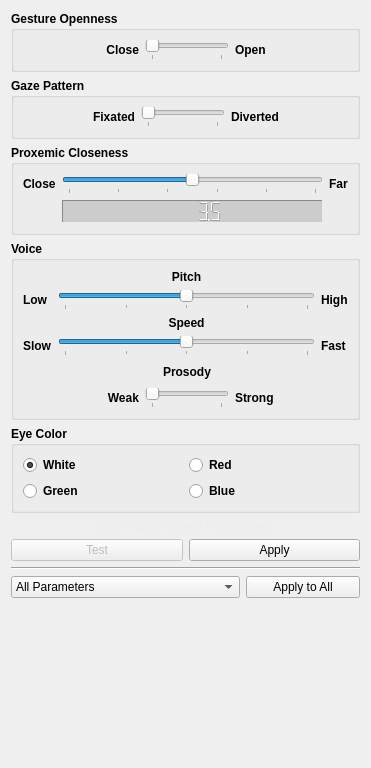
       <widget class="QWidget" name="scrollAreaWidgetContents">
        <property name="geometry">
         <rect>
          <x>0</x>
          <y>0</y>
          <width>371</width>
          <height>768</height>
         </rect>
        </property>
        <layout class="QGridLayout" name="gridLayout_17">
         <item row="0" column="0">
          <layout class="QGridLayout" name="gridLayout_36">
           <item row="3" column="0">
            <widget class="QGroupBox" name="groupBox_6">
             <property name="font">
              <font>
               <weight>75</weight>
               <bold>true</bold>
              </font>
             </property>
             <property name="title">
              <string>Voice</string>
             </property>
             <layout class="QGridLayout" name="gridLayout_24">
              <item row="0" column="0">
               <layout class="QGridLayout" name="gridLayout_23">
                <item row="3" column="4">
                 <widget class="QLabel" name="label_19">
                  <property name="text">
                   <string>Fast</string>
                  </property>
                 </widget>
                </item>
                <item row="5" column="2">
                 <widget class="QSlider" name="voiceProsodySlider">
                  <property name="sizePolicy">
                   <sizepolicy hsizetype="Expanding" vsizetype="Fixed">
                    <horstretch>0</horstretch>
                    <verstretch>0</verstretch>
                   </sizepolicy>
                  </property>
                  <property name="minimum">
                   <number>0</number>
                  </property>
                  <property name="maximum">
                   <number>1</number>
                  </property>
                  <property name="singleStep">
                   <number>1</number>
                  </property>
                  <property name="pageStep">
                   <number>1</number>
                  </property>
                  <property name="value">
                   <number>0</number>
                  </property>
                  <property name="orientation">
                   <enum>Qt::Horizontal</enum>
                  </property>
                  <property name="tickPosition">
                   <enum>QSlider::TicksBelow</enum>
                  </property>
                  <property name="tickInterval">
                   <number>1</number>
                  </property>
                 </widget>
                </item>
                <item row="3" column="0">
                 <widget class="QLabel" name="label_18">
                  <property name="text">
                   <string>Slow</string>
                  </property>
                 </widget>
                </item>
                <item row="1" column="4">
                 <widget class="QLabel" name="label_6">
                  <property name="text">
                   <string>High</string>
                  </property>
                 </widget>
                </item>
                <item row="1" column="0">
                 <widget class="QLabel" name="label_14">
                  <property name="text">
                   <string>Low</string>
                  </property>
                 </widget>
                </item>
                <item row="3" column="1" colspan="3">
                 <widget class="QSlider" name="voiceSpeedSlider">
                  <property name="minimum">
                   <number>-4</number>
                  </property>
                  <property name="maximum">
                   <number>4</number>
                  </property>
                  <property name="pageStep">
                   <number>1</number>
                  </property>
                  <property name="orientation">
                   <enum>Qt::Horizontal</enum>
                  </property>
                  <property name="tickPosition">
                   <enum>QSlider::TicksBelow</enum>
                  </property>
                  <property name="tickInterval">
                   <number>2</number>
                  </property>
                 </widget>
                </item>
                <item row="2" column="1" colspan="3">
                 <widget class="QLabel" name="voiceSpeedLabel">
                  <property name="sizePolicy">
                   <sizepolicy hsizetype="Preferred" vsizetype="Preferred">
                    <horstretch>0</horstretch>
                    <verstretch>0</verstretch>
                   </sizepolicy>
                  </property>
                  <property name="text">
                   <string>Speed</string>
                  </property>
                  <property name="alignment">
                   <set>Qt::AlignCenter</set>
                  </property>
                 </widget>
                </item>
                <item row="1" column="1" colspan="3">
                 <widget class="QSlider" name="voicePitchSlider">
                  <property name="sizePolicy">
                   <sizepolicy hsizetype="Expanding" vsizetype="Fixed">
                    <horstretch>0</horstretch>
                    <verstretch>0</verstretch>
                   </sizepolicy>
                  </property>
                  <property name="minimum">
                   <number>-4</number>
                  </property>
                  <property name="maximum">
                   <number>4</number>
                  </property>
                  <property name="singleStep">
                   <number>1</number>
                  </property>
                  <property name="pageStep">
                   <number>1</number>
                  </property>
                  <property name="value">
                   <number>0</number>
                  </property>
                  <property name="orientation">
                   <enum>Qt::Horizontal</enum>
                  </property>
                  <property name="tickPosition">
                   <enum>QSlider::TicksBelow</enum>
                  </property>
                  <property name="tickInterval">
                   <number>2</number>
                  </property>
                 </widget>
                </item>
                <item row="0" column="1" colspan="3">
                 <widget class="QLabel" name="voicePitchLabel">
                  <property name="sizePolicy">
                   <sizepolicy hsizetype="Preferred" vsizetype="Preferred">
                    <horstretch>0</horstretch>
                    <verstretch>0</verstretch>
                   </sizepolicy>
                  </property>
                  <property name="text">
                   <string>Pitch</string>
                  </property>
                  <property name="alignment">
                   <set>Qt::AlignCenter</set>
                  </property>
                 </widget>
                </item>
                <item row="4" column="2">
                 <widget class="QLabel" name="label_15">
                  <property name="text">
                   <string>Prosody</string>
                  </property>
                  <property name="alignment">
                   <set>Qt::AlignCenter</set>
                  </property>
                 </widget>
                </item>
                <item row="4" column="1">
                 <spacer name="horizontalSpacer_2">
                  <property name="orientation">
                   <enum>Qt::Horizontal</enum>
                  </property>
                  <property name="sizeHint" stdset="0">
                   <size>
                    <width>40</width>
                    <height>20</height>
                   </size>
                  </property>
                 </spacer>
                </item>
                <item row="4" column="3">
                 <spacer name="horizontalSpacer_3">
                  <property name="orientation">
                   <enum>Qt::Horizontal</enum>
                  </property>
                  <property name="sizeHint" stdset="0">
                   <size>
                    <width>40</width>
                    <height>20</height>
                   </size>
                  </property>
                 </spacer>
                </item>
                <item row="5" column="0" colspan="2">
                 <widget class="QLabel" name="label_16">
                  <property name="layoutDirection">
                   <enum>Qt::LeftToRight</enum>
                  </property>
                  <property name="text">
                   <string>Weak</string>
                  </property>
                  <property name="alignment">
                   <set>Qt::AlignRight|Qt::AlignTrailing|Qt::AlignVCenter</set>
                  </property>
                 </widget>
                </item>
                <item row="5" column="3" colspan="2">
                 <widget class="QLabel" name="label_17">
                  <property name="text">
                   <string>Strong</string>
                  </property>
                 </widget>
                </item>
               </layout>
              </item>
             </layout>
            </widget>
           </item>
           <item row="7" column="0">
            <layout class="QGridLayout" name="gridLayout">
             <item row="0" column="0" colspan="2">
              <widget class="QComboBox" name="behavioralParametersApplyComboBox">
               <item>
                <property name="text">
                 <string>All Parameters</string>
                </property>
               </item>
               <item>
                <property name="text">
                 <string>Gesture Openness</string>
                </property>
               </item>
               <item>
                <property name="text">
                 <string>Gaze Pattern</string>
                </property>
               </item>
               <item>
                <property name="text">
                 <string>Proxemic Closeness</string>
                </property>
               </item>
               <item>
                <property name="text">
                 <string>Voice</string>
                </property>
               </item>
               <item>
                <property name="text">
                 <string>Eye Color</string>
                </property>
               </item>
              </widget>
             </item>
             <item row="0" column="2">
              <widget class="QPushButton" name="behavioralParametersApplyToAllButton">
               <property name="text">
                <string>Apply to All</string>
               </property>
              </widget>
             </item>
            </layout>
           </item>
           <item row="8" column="0">
            <spacer name="verticalSpacer_8">
             <property name="orientation">
              <enum>Qt::Vertical</enum>
             </property>
             <property name="sizeHint" stdset="0">
              <size>
               <width>20</width>
               <height>40</height>
              </size>
             </property>
            </spacer>
           </item>
           <item row="4" column="0">
            <widget class="QGroupBox" name="groupBox">
             <property name="font">
              <font>
               <weight>75</weight>
               <bold>true</bold>
              </font>
             </property>
             <property name="title">
              <string>Eye Color</string>
             </property>
             <layout class="QGridLayout" name="gridLayout_6">
              <item row="0" column="0">
               <layout class="QGridLayout" name="gridLayout_4">
                <item row="1" column="0">
                 <widget class="QRadioButton" name="greenEyeColorRadioButton">
                  <property name="text">
                   <string>Green</string>
                  </property>
                  <attribute name="buttonGroup">
                   <string notr="true">buttonGroup</string>
                  </attribute>
                 </widget>
                </item>
                <item row="1" column="1">
                 <widget class="QRadioButton" name="blueEyeColorRadioButton">
                  <property name="text">
                   <string>Blue</string>
                  </property>
                  <attribute name="buttonGroup">
                   <string notr="true">buttonGroup</string>
                  </attribute>
                 </widget>
                </item>
                <item row="0" column="1">
                 <widget class="QRadioButton" name="redEyeColorRadioButton">
                  <property name="text">
                   <string>Red</string>
                  </property>
                  <attribute name="buttonGroup">
                   <string notr="true">buttonGroup</string>
                  </attribute>
                 </widget>
                </item>
                <item row="0" column="0">
                 <widget class="QRadioButton" name="whiteEyeColorRadioButton">
                  <property name="text">
                   <string>White</string>
                  </property>
                  <property name="checked">
                   <bool>true</bool>
                  </property>
                  <attribute name="buttonGroup">
                   <string notr="true">buttonGroup</string>
                  </attribute>
                 </widget>
                </item>
               </layout>
              </item>
             </layout>
            </widget>
           </item>
           <item row="1" column="0">
            <widget class="QGroupBox" name="groupBox_4">
             <property name="font">
              <font>
               <weight>75</weight>
               <bold>true</bold>
              </font>
             </property>
             <property name="title">
              <string>Gaze Pattern</string>
             </property>
             <layout class="QGridLayout" name="gridLayout_20">
              <item row="0" column="0">
               <layout class="QGridLayout" name="gridLayout_19">
                <item row="0" column="1">
                 <widget class="QLabel" name="label_12">
                  <property name="text">
                   <string>Fixated</string>
                  </property>
                  <property name="alignment">
                   <set>Qt::AlignRight|Qt::AlignTrailing|Qt::AlignVCenter</set>
                  </property>
                 </widget>
                </item>
                <item row="0" column="3">
                 <widget class="QLabel" name="label_13">
                  <property name="text">
                   <string>Diverted</string>
                  </property>
                  <property name="alignment">
                   <set>Qt::AlignLeading|Qt::AlignLeft|Qt::AlignVCenter</set>
                  </property>
                 </widget>
                </item>
                <item row="0" column="2">
                 <widget class="QSlider" name="gazePatternSlider">
                  <property name="sizePolicy">
                   <sizepolicy hsizetype="Expanding" vsizetype="Fixed">
                    <horstretch>0</horstretch>
                    <verstretch>0</verstretch>
                   </sizepolicy>
                  </property>
                  <property name="maximum">
                   <number>1</number>
                  </property>
                  <property name="pageStep">
                   <number>1</number>
                  </property>
                  <property name="value">
                   <number>0</number>
                  </property>
                  <property name="sliderPosition">
                   <number>0</number>
                  </property>
                  <property name="orientation">
                   <enum>Qt::Horizontal</enum>
                  </property>
                  <property name="tickPosition">
                   <enum>QSlider::TicksBelow</enum>
                  </property>
                 </widget>
                </item>
                <item row="0" column="0">
                 <spacer name="horizontalSpacer_6">
                  <property name="orientation">
                   <enum>Qt::Horizontal</enum>
                  </property>
                  <property name="sizeHint" stdset="0">
                   <size>
                    <width>40</width>
                    <height>20</height>
                   </size>
                  </property>
                 </spacer>
                </item>
                <item row="0" column="4">
                 <spacer name="horizontalSpacer_7">
                  <property name="orientation">
                   <enum>Qt::Horizontal</enum>
                  </property>
                  <property name="sizeHint" stdset="0">
                   <size>
                    <width>40</width>
                    <height>20</height>
                   </size>
                  </property>
                 </spacer>
                </item>
               </layout>
              </item>
             </layout>
            </widget>
           </item>
           <item row="2" column="0">
            <widget class="QGroupBox" name="groupBox_7">
             <property name="font">
              <font>
               <weight>75</weight>
               <bold>true</bold>
              </font>
             </property>
             <property name="title">
              <string>Proxemic Closeness</string>
             </property>
             <layout class="QGridLayout" name="gridLayout_26">
              <item row="0" column="0">
               <layout class="QGridLayout" name="gridLayout_25">
                <item row="0" column="2">
                 <widget class="QLabel" name="label_4">
                  <property name="text">
                   <string>Far</string>
                  </property>
                  <property name="alignment">
                   <set>Qt::AlignLeading|Qt::AlignLeft|Qt::AlignVCenter</set>
                  </property>
                 </widget>
                </item>
                <item row="0" column="0">
                 <widget class="QLabel" name="label_3">
                  <property name="text">
                   <string>Close</string>
                  </property>
                 </widget>
                </item>
                <item row="0" column="1">
                 <widget class="QSlider" name="proxemicsSlider">
                  <property name="sizePolicy">
                   <sizepolicy hsizetype="Expanding" vsizetype="Fixed">
                    <horstretch>0</horstretch>
                    <verstretch>0</verstretch>
                   </sizepolicy>
                  </property>
                  <property name="minimum">
                   <number>0</number>
                  </property>
                  <property name="maximum">
                   <number>10</number>
                  </property>
                  <property name="pageStep">
                   <number>1</number>
                  </property>
                  <property name="value">
                   <number>5</number>
                  </property>
                  <property name="sliderPosition">
                   <number>5</number>
                  </property>
                  <property name="orientation">
                   <enum>Qt::Horizontal</enum>
                  </property>
                  <property name="tickPosition">
                   <enum>QSlider::TicksBelow</enum>
                  </property>
                  <property name="tickInterval">
                   <number>2</number>
                  </property>
                 </widget>
                </item>
                <item row="1" column="1">
                 <widget class="QLCDNumber" name="proxemicsLcdNumber">
                  <property name="enabled">
                   <bool>true</bool>
                  </property>
                  <property name="autoFillBackground">
                   <bool>false</bool>
                  </property>
                  <property name="styleSheet">
                   <string notr="true">background-color: rgb(204, 204, 204);</string>
                  </property>
                  <property name="frameShape">
                   <enum>QFrame::Panel</enum>
                  </property>
                  <property name="frameShadow">
                   <enum>QFrame::Sunken</enum>
                  </property>
                  <property name="lineWidth">
                   <number>1</number>
                  </property>
                  <property name="smallDecimalPoint">
                   <bool>true</bool>
                  </property>
                  <property name="value" stdset="0">
                   <double>3.500000000000000</double>
                  </property>
                 </widget>
                </item>
               </layout>
              </item>
             </layout>
            </widget>
           </item>
           <item row="5" column="0">
            <layout class="QGridLayout" name="gridLayout_28">
             <item row="1" column="0">
              <widget class="QPushButton" name="testBehavioralParametersButton">
               <property name="enabled">
                <bool>false</bool>
               </property>
               <property name="text">
                <string>Test</string>
               </property>
              </widget>
             </item>
             <item row="1" column="1">
              <widget class="QPushButton" name="behavioralParametersApplyButton">
               <property name="text">
                <string>Apply</string>
               </property>
              </widget>
             </item>
             <item row="0" column="0" colspan="2">
              <widget class="QLabel" name="warningLabel">
               <property name="font">
                <font>
                 <italic>true</italic>
                </font>
               </property>
               <property name="styleSheet">
                <string notr="true">color: rgb(236, 236, 236);</string>
               </property>
               <property name="text">
                <string>Click 'Apply' to save the changes.</string>
               </property>
               <property name="alignment">
                <set>Qt::AlignCenter</set>
               </property>
              </widget>
             </item>
            </layout>
           </item>
           <item row="0" column="0">
            <widget class="QGroupBox" name="groupBox_5">
             <property name="font">
              <font>
               <weight>75</weight>
               <bold>true</bold>
              </font>
             </property>
             <property name="title">
              <string>Gesture Openness</string>
             </property>
             <layout class="QGridLayout" name="gridLayout_22">
              <item row="0" column="0">
               <layout class="QGridLayout" name="gridLayout_21">
                <item row="0" column="3">
                 <widget class="QLabel" name="label_2">
                  <property name="text">
                   <string>Open</string>
                  </property>
                  <property name="alignment">
                   <set>Qt::AlignLeading|Qt::AlignLeft|Qt::AlignVCenter</set>
                  </property>
                 </widget>
                </item>
                <item row="0" column="0">
                 <spacer name="horizontalSpacer_4">
                  <property name="orientation">
                   <enum>Qt::Horizontal</enum>
                  </property>
                  <property name="sizeHint" stdset="0">
                   <size>
                    <width>40</width>
                    <height>20</height>
                   </size>
                  </property>
                 </spacer>
                </item>
                <item row="0" column="2">
                 <widget class="QSlider" name="gestureOpennessSlider">
                  <property name="sizePolicy">
                   <sizepolicy hsizetype="Fixed" vsizetype="Fixed">
                    <horstretch>0</horstretch>
                    <verstretch>0</verstretch>
                   </sizepolicy>
                  </property>
                  <property name="minimum">
                   <number>0</number>
                  </property>
                  <property name="maximum">
                   <number>1</number>
                  </property>
                  <property name="pageStep">
                   <number>1</number>
                  </property>
                  <property name="value">
                   <number>0</number>
                  </property>
                  <property name="orientation">
                   <enum>Qt::Horizontal</enum>
                  </property>
                  <property name="tickPosition">
                   <enum>QSlider::TicksBelow</enum>
                  </property>
                 </widget>
                </item>
                <item row="0" column="1">
                 <widget class="QLabel" name="label_10">
                  <property name="text">
                   <string>Close</string>
                  </property>
                  <property name="alignment">
                   <set>Qt::AlignRight|Qt::AlignTrailing|Qt::AlignVCenter</set>
                  </property>
                 </widget>
                </item>
                <item row="0" column="4">
                 <spacer name="horizontalSpacer_5">
                  <property name="orientation">
                   <enum>Qt::Horizontal</enum>
                  </property>
                  <property name="sizeHint" stdset="0">
                   <size>
                    <width>40</width>
                    <height>20</height>
                   </size>
                  </property>
                 </spacer>
                </item>
               </layout>
              </item>
             </layout>
            </widget>
           </item>
           <item row="6" column="0">
            <widget class="Line" name="line_7">
             <property name="orientation">
              <enum>Qt::Horizontal</enum>
             </property>
            </widget>
           </item>
          </layout>
         </item>
        </layout>
       </widget>
